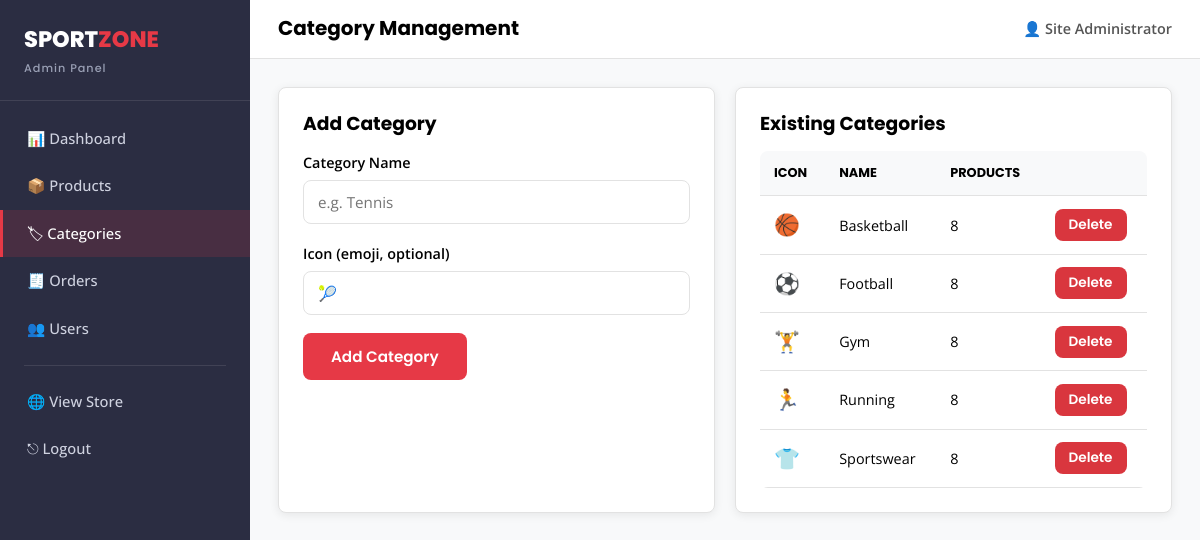
Screenshot of /admin/categories.php (signed in) with the database file from the repository.
### tables this page shows
CREATE TABLE categories (
    category_id  INT AUTO_INCREMENT PRIMARY KEY,
    name         VARCHAR(50) NOT NULL,
    slug         VARCHAR(50) NOT NULL UNIQUE,
    icon         VARCHAR(10) DEFAULT NULL
);

### includes/functions.php (called while the page is built, shortened)
<?php
function sanitize($data) {
    return htmlspecialchars(trim($data), ENT_QUOTES, 'UTF-8');
}

### admin/categories.php (the view, shortened to what this page needs)
<?php
require_once __DIR__ . '/../includes/db_connect.php';
require_once __DIR__ . '/../includes/functions.php';
$errors = [];
$categories = $conn->query("SELECT c.*, (SELECT COUNT(*) FROM products p WHERE p.category_id = c.category_id) AS product_count FROM categories c ORDER BY c.name");
include __DIR__ . '/includes/admin_header.php';
?>
<div class="admin-grid-2">
    <div class="panel">
        <h3 style="margin-bottom:16px;">Add Category</h3>
        <form method="POST" action="categories.php">
            <div class="form-group <?= isset($errors['name']) ? 'invalid' : '' ?>">
                <label for="name">Category Name</label>
                <input type="text" id="name" name="name" placeholder="e.g. Tennis">
            </div>
            <div class="form-group">
                <label for="icon">Icon (emoji, optional)</label>
                <input type="text" id="icon" name="icon" placeholder="🎾" maxlength="4">
            </div>
            <button type="submit" class="btn btn-primary">Add Category</button>
        </form>
    </div>
    <div class="panel">
        <h3 style="margin-bottom:16px;">Existing Categories</h3>
        <div class="table-wrap" style="border:none;">
            <table class="data-table">
                <thead><tr><th>Icon</th><th>Name</th><th>Products</th><th></th></tr></thead>
                <tbody>
                <?php while ($c = $categories->fetch_assoc()): ?>
                    <tr>
                        <td style="font-size:1.3rem;"><?= $c['icon'] ?></td>
                        <td><?= sanitize($c['name']) ?></td>
                        <td><?= $c['product_count'] ?></td>
                        <td>
                            <form method="POST" action="categories.php" onsubmit="return confirm('Delete this category and ALL its products?')">
                                <button type="submit" class="btn btn-sm" style="background:var(--color-danger); color:#fff;">Delete</button>
                            </form>
                        </td>
                    </tr>
                <?php endwhile; ?>
                </tbody>
            </table>
        </div>
    </div>
</div>
<?php include __DIR__ . '/includes/admin_footer.php'; ?>

### assets/css/style.css (style rules this page uses)
:root { --color-primary: #000000; --color-white: #ffffff; --color-accent: #E63946; --color-accent-dark: #c92a37; --color-secondary: #2B2D42; --color-bg-light: #F8F9FA; --color-border: #e2e2e2; --color-success: #2a9d57; --color-warning: #e9a23b; --color-danger: #d9363e; --font-heading: 'Poppins', sans-serif; --font-body: 'Open Sans', sans-serif; --radius: 8px; --shadow: 0 2px 10px rgba(0,0,0,0.08); --shadow-hover: 0 8px 20px rgba(0,0,0,0.15); --transition: all 0.2s ease-in-out; }
* { margin: 0; padding: 0; box-sizing: border-box; }
html { scroll-behavior: smooth; }
body { font-family: var(--font-body); color: var(--color-primary); background: var(--color-white); line-height: 1.6; }
h1, h2, h3, h4, h5 { font-family: var(--font-heading); font-weight: 700; line-height: 1.25; }
button { font-family: var(--font-body); cursor: pointer; border: none; }
.btn { display: inline-block; padding: 12px 28px; border-radius: var(--radius); font-family: var(--font-heading); font-weight: 600; font-size: 0.95rem; transition: var(--transition); text-align: center; }
.btn-primary { background: var(--color-accent); color: var(--color-white); }
.btn-sm { padding: 6px 14px; font-size: 0.85rem; }
.form-group { margin-bottom: 18px; }
.form-group label { display: block; font-weight: 600; margin-bottom: 6px; font-size: 0.9rem; }
.form-group input, .form-group select, .form-group textarea { width: 100%; padding: 11px 14px; border: 1px solid var(--color-border); border-radius: var(--radius); font-family: var(--font-body); font-size: 0.95rem; transition: var(--transition); }
.data-table { width: 100%; border-collapse: collapse; background: var(--color-white); }
.data-table th, .data-table td { padding: 12px 14px; text-align: left; border-bottom: 1px solid var(--color-border); font-size: 0.9rem; }
.data-table th { background: var(--color-bg-light); font-family: var(--font-heading); font-size: 0.8rem; text-transform: uppercase; }
.panel { background: var(--color-white); border: 1px solid var(--color-border); border-radius: var(--radius); padding: 24px; margin-bottom: 24px; box-shadow: var(--shadow); }
.table-wrap { overflow-x: auto; border-radius: var(--radius); border: 1px solid var(--color-border); }

### assets/css/admin.css (style rules this page uses)
.admin-body { background: var(--color-bg-light); }
.admin-grid-2 { display: grid; grid-template-columns: 1fr 1fr; gap: 20px; }

### rows the page displays
categories: icon "🏀", name "Basketball", product_count "8"
categories: icon "⚽", name "Football", product_count "8"
categories: icon "🏋", name "Gym", product_count "8"
categories: icon "🏃", name "Running", product_count "8"
categories: icon "👕", name "Sportswear", product_count "8"

### other values shown
$page_title "Category Management"
$admin_name "Site Administrator"
